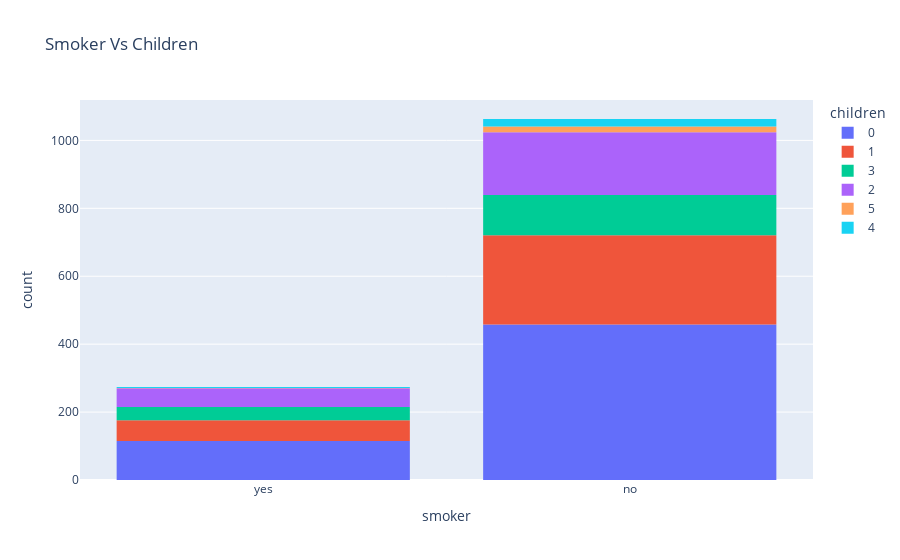

The notebook cell saved with this chart:
### Code cell
px.histogram(df, x="smoker", color="children", title="Smoker Vs Children")

### Figure 1 — Plotly figure (JSON) as saved in the notebook; plotly's stock layout.template omitted (floating-point values rounded to 4 significant figures; data arrays with more than 128 entries replaced by an {"elided": "..."} marker saying what was removed)
{"data": [{"alignmentgroup": "True", "bingroup": "x", "hovertemplate": "children=0<br>smoker=%{x}<br>count=%{y}<extra></extra>", "legendgroup": "0", "marker": {"color": "#636efa", "pattern": {"shape": ""}}, "name": "0", "offsetgroup": "0", "orientation": "v", "showlegend": true, "type": "histogram", "x": {"elided": "573 str values"}, "xaxis": "x", "yaxis": "y"}, {"alignmentgroup": "True", "bingroup": "x", "hovertemplate": "children=1<br>smoker=%{x}<br>count=%{y}<extra></extra>", "legendgroup": "1", "marker": {"color": "#EF553B", "pattern": {"shape": ""}}, "name": "1", "offsetgroup": "1", "orientation": "v", "showlegend": true, "type": "histogram", "x": {"elided": "324 str values"}, "xaxis": "x", "yaxis": "y"}, {"alignmentgroup": "True", "bingroup": "x", "hovertemplate": "children=3<br>smoker=%{x}<br>count=%{y}<extra></extra>", "legendgroup": "3", "marker": {"color": "#00cc96", "pattern": {"shape": ""}}, "name": "3", "offsetgroup": "3", "orientation": "v", "showlegend": true, "type": "histogram", "x": {"elided": "157 str values"}, "xaxis": "x", "yaxis": "y"}, {"alignmentgroup": "True", "bingroup": "x", "hovertemplate": "children=2<br>smoker=%{x}<br>count=%{y}<extra></extra>", "legendgroup": "2", "marker": {"color": "#ab63fa", "pattern": {"shape": ""}}, "name": "2", "offsetgroup": "2", "orientation": "v", "showlegend": true, "type": "histogram", "x": {"elided": "240 str values"}, "xaxis": "x", "yaxis": "y"}, {"alignmentgroup": "True", "bingroup": "x", "hovertemplate": "children=5<br>smoker=%{x}<br>count=%{y}<extra></extra>", "legendgroup": "5", "marker": {"color": "#FFA15A", "pattern": {"shape": ""}}, "name": "5", "offsetgroup": "5", "orientation": "v", "showlegend": true, "type": "histogram", "x": ["no", "no", "no", "no", "no", "no", "no", "no", "no", "no", "no", "no", "no", "yes", "no", "no", "no", "no"], "xaxis": "x", "yaxis": "y"}, {"alignmentgroup": "True", "bingroup": "x", "hovertemplate": "children=4<br>smoker=%{x}<br>count=%{y}<extra></extra>", "legendgroup": "4", "marker": {"color": "#19d3f3", "pattern": {"shape": ""}}, "name": "4", "offsetgroup": "4", "orientation": "v", "showlegend": true, "type": "histogram", "x": ["no", "no", "no", "no", "no", "no", "no", "no", "no", "yes", "yes", "no", "no", "no", "no", "no", "no", "no", "no", "no", "no", "no", "no", "yes", "no"], "xaxis": "x", "yaxis": "y"}], "layout": {"barmode": "relative", "legend": {"title": {"text": "children"}, "tracegroupgap": 0}, "title": {"text": "Smoker Vs Children"}, "xaxis": {"anchor": "y", "domain": [0, 1], "title": {"text": "smoker"}}, "yaxis": {"anchor": "x", "domain": [0, 1], "title": {"text": "count"}}}}
